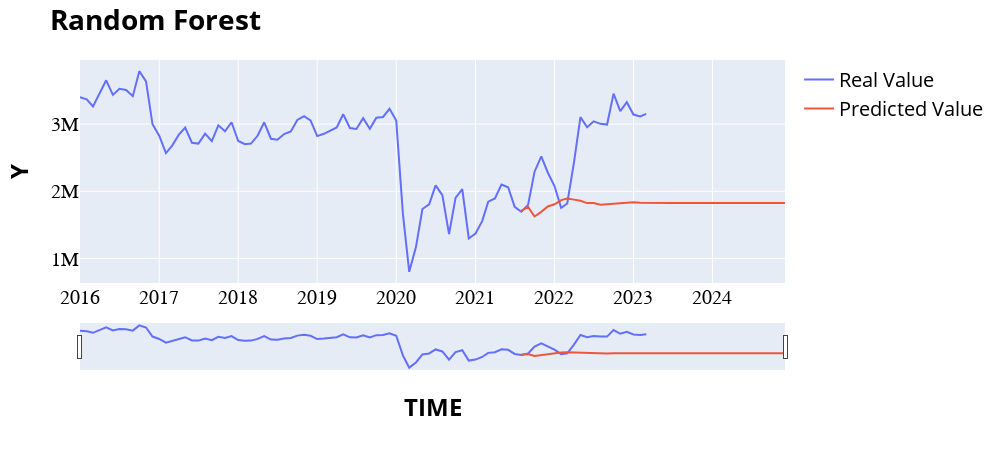
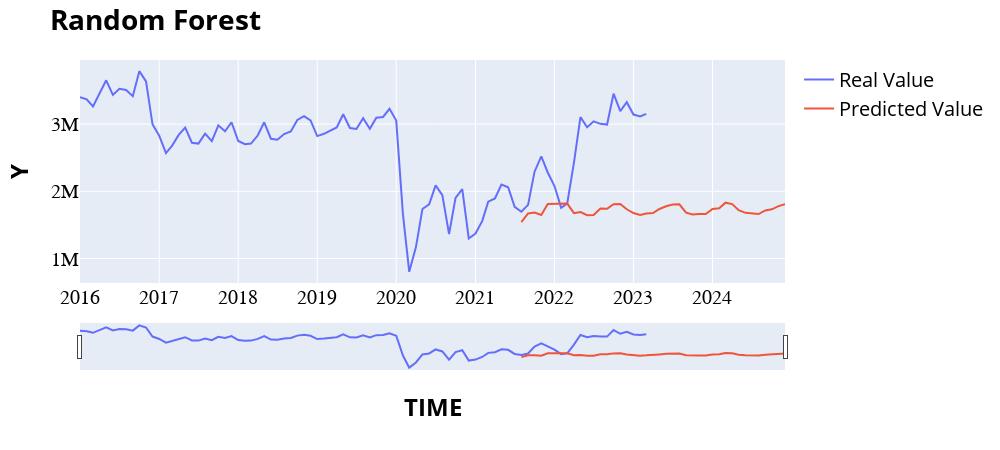

Notebook cell for these charts, in order:
### Markdown cell above
# 1D Modeling

### Code cell
target_dow = '전체'
target_line = '경부선'
Y_colname = '승차인원수'
# X_colname = ['일수', '주말수', '주중수', '공휴일수', '명절수']
# X_colname = ['일수', '주말수', '주중수', '공휴일수', '명절수',
#              'stringency_index', 'people_fully_vaccinated',
#              'international_movement_restrictions', 'confirmed',
#              'containment_health_index', 'people_vaccinated',
#              'government_response_index', 'deaths']
X_colname = None
date_train = '2023-03-31'
date_validate = '2024-03-31'
date_test = '2025-12-31'
SEQUENCE = 12
FORECASTING_PERIOD = 21

# df = preprocessing_KTX()
df = pd.read_csv(os.path.join('.', 'Data', 'df_KTX_KK.csv')).iloc[:,1:]

# 데이터분리
df = df.set_index('운행년월')
df = df[(df['전체주중주말'] == target_dow) & (df['주운행선'] == target_line)].iloc[:,2:]
df_train = df[df.index <= date_train]
df_validate = df[(df.index > date_train) & (df.index <= date_validate)]
df_test = df[(df.index > date_validate) & (df.index <= date_test)]

model, Score_te = modeling_RandomForestRegressor_MovingWindow(df_train[[Y_colname]], 
                                                              SEQUENCE=SEQUENCE, FORECASTING_PERIOD=FORECASTING_PERIOD)
display(Score_te)

model, Score_te = modeling_XGBRegressor_MovingWindow(df_train[[Y_colname]], 
                                                     SEQUENCE=SEQUENCE, FORECASTING_PERIOD=FORECASTING_PERIOD)
display(Score_te)
